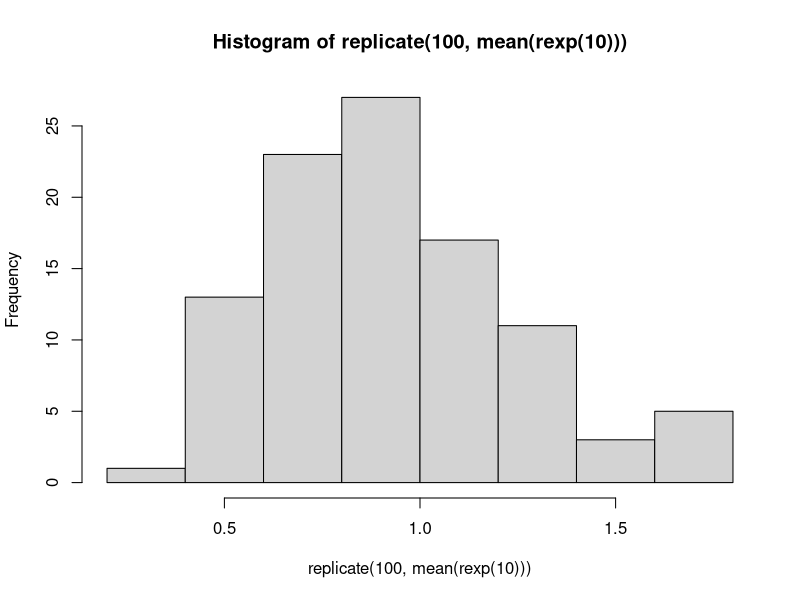

Here is the R script that generated this plot:
#!/usr/bin/R
#ControlFlow
# Sun Apr 26 21:07:04 2020 ------------------------------

# a_<-else if (condition) {
#   
# }
# b_<-else {
#   
# }
# 
# repeat()
# break()
# next()
# 
# d_<-while (condition) {
#   
# }
# 
# e_<-switch (object,
#             case = action
# )
# c_<-for (variable in V1) {
#   
# }
for(i in 1:5) print(1:i)
for(n in c(2,5,10,20,50)) {
  x <- stats::rnorm(n)
  cat(n, ": ", sum(x^2), "\n", sep = "")
}
f <- factor(sample(letters[1:5], 10, replace = TRUE))
for(i in unique(f)) print(i)

require(stats)
centre <- function(x, type) {
  switch(type,
         mean = mean(x),
         median = median(x),
         trimmed = mean(x, trim = .1))
}
x <- rcauchy(10)
centre(x, "mean")
centre(x, "median")
centre(x, "trimmed")

ccc <- c("b","QQ","a","A","bb")
# note: cat() produces no output for NULL
for(ch in ccc)
  cat(ch,":", switch(EXPR = ch, a = 1, b = 2:3), "\n")
for(ch in ccc)
  cat(ch,":", switch(EXPR = ch, a =, A = 1, b = 2:3, "Otherwise: last"),"\n")

## switch(f, *) with a factor f
ff <- gl(3,1, labels=LETTERS[3:1])
ff[1] # C
## so one might expect " is C" here, but
switch(ff[1], A = "I am A", B="Bb..", C=" is C")# -> "I am A"
## so we give a warning

## Numeric EXPR does not allow a default value to be specified
## -- it is always NULL
for(i in c(-1:3, 9))  print(switch(i, 1, 2 , 3, 4))

## visibility
switch(1, invisible(pi), pi)
switch(2, invisible(pi), pi)

# Sun Apr 26 21:44:35 2020 ------------------------------
# lapply(list, function) | sapply(list, function) 
require(graphics)
x <- list(a = 1:10, beta = exp(-3:3), logic = c(TRUE,FALSE,FALSE,TRUE))
# compute the list mean for each list element
lapply(x, mean)
# median and quartiles for each list element
lapply(x, quantile, probs = 1:3/4)
sapply(x, quantile)
i39 <- sapply(3:9, seq) # list of vectors
sapply(i39, fivenum)
vapply(i39, fivenum,
       c(Min. = 0, "1st Qu." = 0, Median = 0, "3rd Qu." = 0, Max. = 0))


## sapply(*, "array") -- artificial example
(v <- structure(10*(5:8), names = LETTERS[1:4]))
f2 <- function(x, y) outer(rep(x, length.out = 3), y)
(a2 <- sapply(v, f2, y = 2*(1:5), simplify = "array"))
a.2 <- vapply(v, f2, outer(1:3, 1:5), y = 2*(1:5))
stopifnot(dim(a2) == c(3,5,4), all.equal(a2, a.2),
          identical(dimnames(a2), list(NULL,NULL,LETTERS[1:4])))

hist(replicate(100, mean(rexp(10))))

## use of replicate() with parameters:
foo <- function(x = 1, y = 2) c(x, y)
# does not work: bar <- function(n, ...) replicate(n, foo(...))
bar <- function(n, x) replicate(n, foo(x = x))
bar(5, x = 3)


# tapply(V1, index, function) #Apply a Function Over a Ragged Array
groups <- as.factor(rbinom(32, n = 5, prob = 0.4))
tapply(groups, groups, length) #- is almost the same as
table(groups)

## contingency table from data.frame : array with named dimnames
tapply(warpbreaks$breaks, warpbreaks[,-1], sum)
tapply(warpbreaks$breaks, warpbreaks[, 3, drop = FALSE], sum)

n <- 17; fac <- factor(rep_len(1:3, n), levels = 1:5)
table(fac)
tapply(1:n, fac, sum)
tapply(1:n, fac, sum, default = 0) # maybe more desirable
tapply(1:n, fac, sum, simplify = FALSE)
tapply(1:n, fac, range)
tapply(1:n, fac, quantile)
tapply(1:n, fac, length) ## NA's
tapply(1:n, fac, length, default = 0) # == table(fac)

## example of ... argument: find quarterly means
tapply(presidents, cycle(presidents), mean, na.rm = TRUE)

ind <- list(c(1, 2, 2), c("A", "A", "B"))
table(ind)
tapply(1:3, ind) #-> the split vector
tapply(1:3, ind, sum)

## Some assertions (not held by all patch propsals):
nq <- names(quantile(1:5))
stopifnot(
  identical(tapply(1:3, ind), c(1L, 2L, 4L)),
  identical(tapply(1:3, ind, sum),
            matrix(c(1L, 2L, NA, 3L), 2, dimnames = list(c("1", "2"), c("A", "B")))),
  identical(tapply(1:n, fac, quantile)[-1],
            array(list(`2` = structure(c(2, 5.75, 9.5, 13.25, 17), .Names = nq),
                       `3` = structure(c(3, 6, 9, 12, 15), .Names = nq),
                       `4` = NULL, `5` = NULL), dim=4, dimnames=list(as.character(2:5)))))


# rapply(list, function);sapply(list, function);llapply(list, function) #Recursively Apply a Function to a List
X <- list(list(a = pi, b = list(c = 1L)), d = "a test")
# the "identity operation":
rapply(X, function(x) x, how = "replace") -> X.; stopifnot(identical(X, X.))
rapply(X, sqrt, classes = "numeric", how = "replace")
rapply(X, deparse, control = "all") # passing extras. argument of deparse()
rapply(X, nchar, classes = "character", deflt = NA_integer_, how = "list")
rapply(X, nchar, classes = "character", deflt = NA_integer_, how = "unlist")
rapply(X, nchar, classes = "character",                      how = "unlist")
rapply(X, log, classes = "numeric", how = "replace", base = 2)

## with expression() / list():
E  <- expression(list(a = pi, b = expression(c = C1 * C2)), d = "a test")
LE <- list(expression(a = pi, b = expression(c = C1 * C2)), d = "a test")
rapply(E, nchar, how="replace") # "expression(c = C1 * C2)" are 23 chars
rapply(E, nchar, classes = "character", deflt = NA_integer_, how = "unlist")
rapply(LE, as.character) # a "pi" | b1 "expression" | b2 "C1 * C2" ..
rapply(LE, nchar)        # (see above)
stopifnot(exprs = {
  identical(E , rapply(E , identity, how = "replace"))
  identical(LE, rapply(LE, identity, how = "replace"))
})

#mapply(function, ...) #Apply a Function to Multiple List or Vector Arguments
mapply(rep, 1:4, 4:1)

mapply(rep, times = 1:4, x = 4:1)

mapply(rep, times = 1:4, MoreArgs = list(x = 42))

mapply(function(x, y) seq_len(x) + y,
       c(a =  1, b = 2, c = 3),  # names from first
       c(A = 10, B = 0, C = -10))

word <- function(C, k) paste(rep.int(C, k), collapse = "")
utils::str(mapply(word, LETTERS[1:6], 6:1, SIMPLIFY = FALSE))








